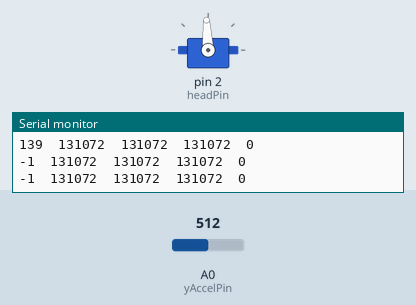
The sketch below on a simulated Arduino Uno, built with avr-gcc and run on an emulated ATmega328P. Shown: servo, the last lines printed to the serial monitor. The test bench sets the inputs (shaded band); at power-on: A0 (yAccelPin) = 512.

Above: at 1.2 s.
1.3 s: A0 (yAccelPin) set to 716
At 1.6 s:
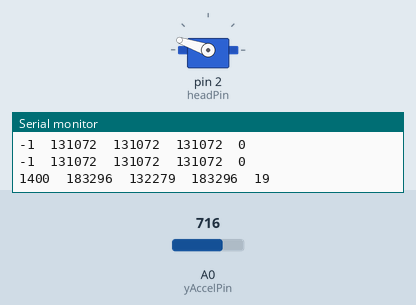
2.8 s: A0 (yAccelPin) set to 715
At 4.0 s:
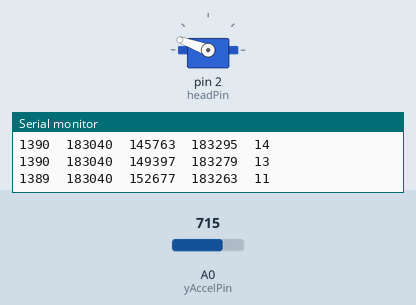
5.8 s: A0 (yAccelPin) set to 511
At 6.3 s:
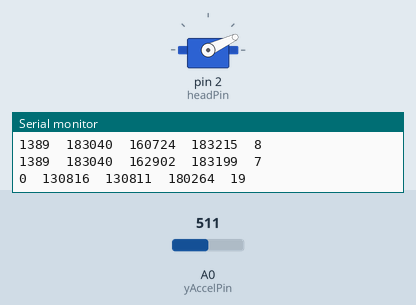
7.3 s: A0 (yAccelPin) set to 900
At 8.6 s:
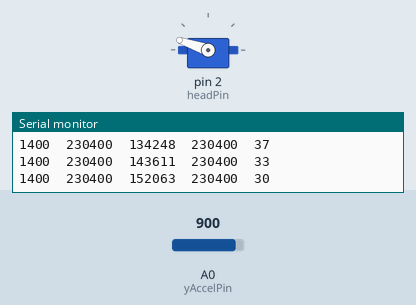
Timing chart, 0 to 25.3 s (numbered marks = the images above; inputs shaded):
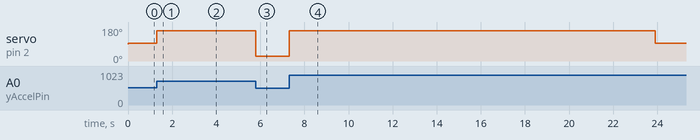

Measured:
- after the input at 1.3 s, servo on pin 2 (headPin): 93° → 161° at once
- after the input at 2.8 s, servo on pin 2 (headPin): 161° → 160° at once
- after the input at 5.8 s, servo on pin 2 (headPin): 160° → 25° at once
- after the input at 7.3 s, servo on pin 2 (headPin): 25° → 161° at once, → 93° 16.6 s later

The sketch:

sketch_HeadServo.ino
```cpp
#include <Servo.h>

static const int headPin = 2;
static const int yAccelPin = A0;

static Servo head;
static long yAccelMin;
static long yAccelMax;
static long yAccelSensitivity;

#define SERVO_ZERO  800 // in uSec, 1000us PWM is normally 90deg
#define SERVO_RANGE 1400 // in uSec, 2000us PWM is 270deg

#define AN_AVG_READS 10 // 1 means "not averaging"

class Smoother {
private:
   double alpha_;
   double last_;

public:
   void Setup(double alpha, long initial)
   {
      alpha_ = alpha;
      last_  = initial;
   }
   void Force(long val)
   {
      last_ = val;
   }
   long Next(long value)
   {
      last_ = (value * (1 - alpha_)) + (last_ * alpha_);
      return (long)last_;
   }
};

class AnAvg {
private:
   long total_;
   long readings_[AN_AVG_READS];
   int  idx_;
   int  pin_;
   int  scale_;

public:
   int getScale()
   {
      return scale_;
   }

   long Read()
   {
      // subtract the last reading:
      total_ -= readings_[idx_];
      // read from the sensor:
      readings_[idx_] = (long)analogRead(pin_) << scale_;
      // add the reading to the total:
      total_ += readings_[idx_];
      // advance to the next position in the array:
      idx_++;

      // if we're at the end of the array...
      if (idx_ >= sizeof(readings_)/sizeof(readings_[0])) {
         // ...wrap around to the beginning:
         idx_ = 0;
      }

      // calculate the average:
      return total_/(sizeof(readings_)/sizeof(readings_[0]));
   }

   void Setup(int pin, int initDelay, int scale)
   {
      pinMode(pin, INPUT);

      pin_   = pin;
      idx_   = 0;
      scale_ = scale;

      do {
         Read();
         delay(initDelay);
      } while (idx_);
   }
};

static AnAvg    yAccelAvg;
static Smoother headAngle;
static Smoother accelMax;
static Smoother accelMin;

void setup()
{
   head.attach(headPin);
   Serial.begin(115200); // works better at 9600 in TinkerCAD

   yAccelAvg.Setup(yAccelPin, 1, 8);
   yAccelMin = yAccelMax = yAccelAvg.Read();

   headAngle.Setup(0.2, SERVO_RANGE/2);

   accelMax.Setup(0.9999, yAccelMax);
   accelMin.Setup(0.9999, yAccelMin);
}

void loop()
{
   static int nth = 0;
   long angle  = 0;
   long yAccel = yAccelAvg.Read();

   if (yAccel < yAccelMin) {
      yAccelMin = yAccel;
      accelMin.Force(yAccelMin);
   } else if (yAccel > yAccelMax) {
      yAccelMax = yAccel;
      accelMax.Force(yAccelMax);
   } else {
      yAccelMax = accelMax.Next(yAccel+yAccelSensitivity);
      yAccelMin = accelMin.Next(yAccel-yAccelSensitivity);
   }

   yAccelSensitivity = (yAccelMax - yAccelMin)/(10<<yAccelAvg.getScale());

   angle = headAngle.Next((SERVO_RANGE * (yAccel-yAccelMin))/(yAccelMax-yAccelMin));
   if (yAccelSensitivity) {
      // only move the head of centerif we have at least 10 possible spots
      head.writeMicroseconds(SERVO_ZERO+angle);
   } else {
      head.writeMicroseconds(SERVO_ZERO+(SERVO_RANGE/2));
   }

   if (nth%1024 == 0) {
      if (nth%16384 == 0) {
         Serial.println("head\taccel\tmin\tmax\tsens");
         Serial.println("==================================");
      }
      Serial.print(angle, DEC);
      Serial.print("\t");
      Serial.print(yAccel, DEC);
      Serial.print("\t");
      Serial.print(yAccelMin, DEC);
      Serial.print("\t");
      Serial.print(yAccelMax, DEC);
      Serial.print("\t");
      Serial.print(yAccelSensitivity, DEC);
      Serial.println("");
   }

   nth++;
}
```
